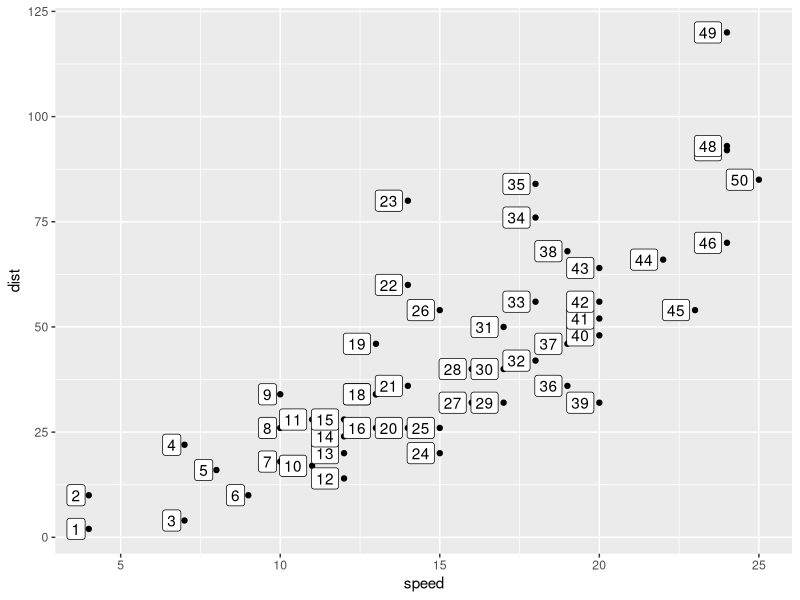
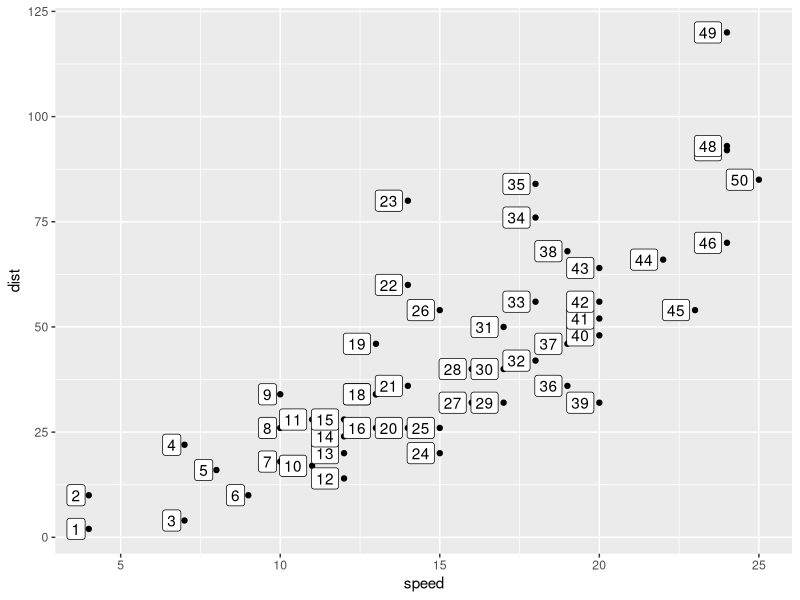
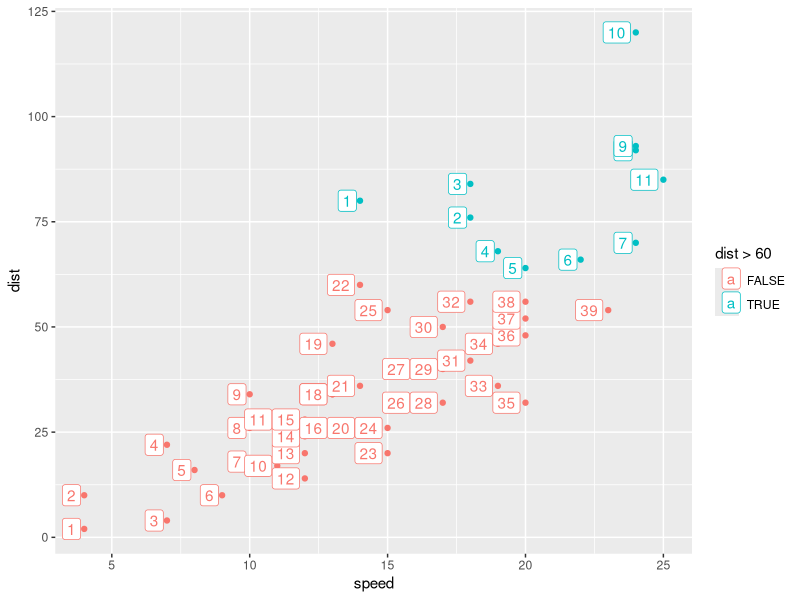
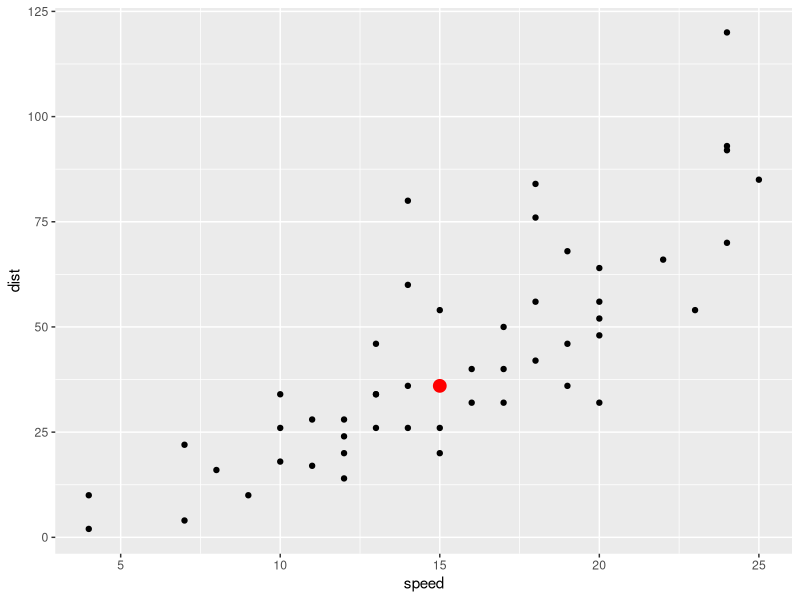
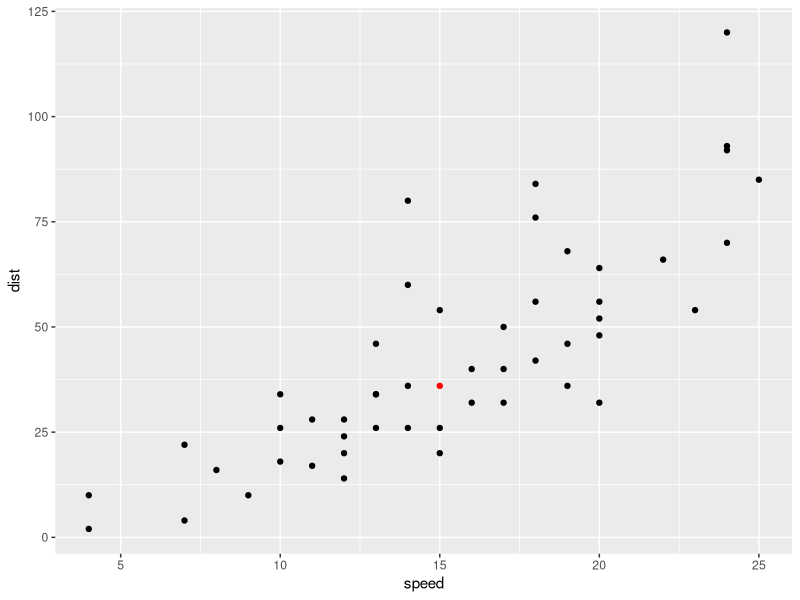
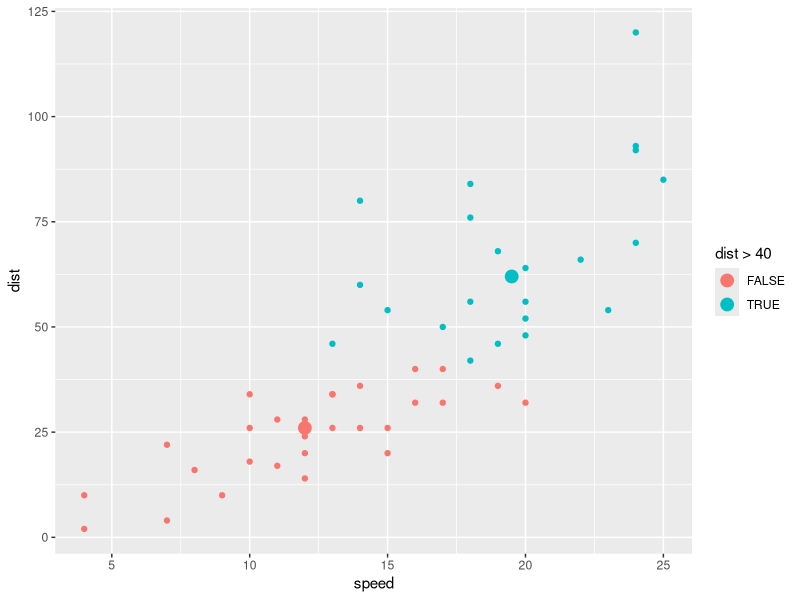
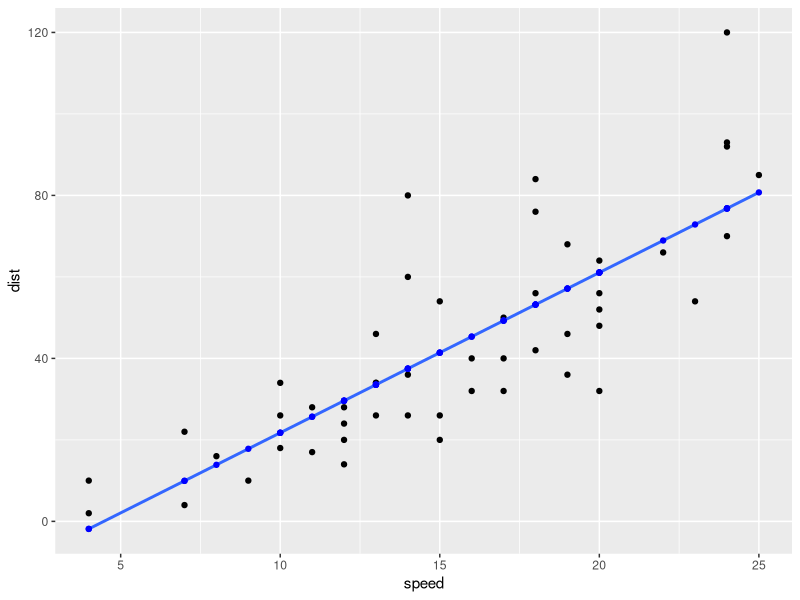
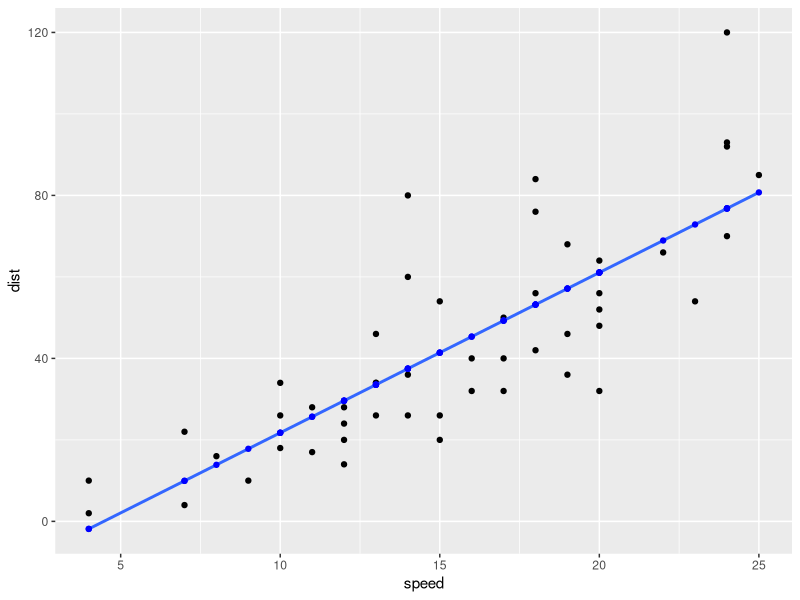

These figures' R source, in order:
## ---- chunk 1
knitr::opts_chunk$set(echo = TRUE, message = F, warning = F)
## ---- chunk 2
library(tidyverse)
cars %>% 
  mutate(id_number = row_number()) %>% 
  ggplot() + 
  aes(x = speed, y = dist) + 
  geom_point() + 
  geom_label(aes(label = id_number), 
             hjust = 1.2)
## ---- chunk 3
compute_group_row_number <- function(data, scales){
  
  data %>% 
    # add an additional column called label
    mutate(label = row_number())
  
}

# step 1b test the computation function 
cars %>% 
  # input must have required aesthetic inputs 
  rename(x = speed, y = dist) %>% 
  compute_group_row_number() %>% 
  head()
## ---- chunk 4
StatRownumber <- ggplot2::ggproto(`_class` = "StatRownumber",
                                  `_inherit` = ggplot2::Stat,
                                  required_aes = c("x", "y"),
                                  compute_group = compute_group_row_number)
## ---- chunk 5
geom_label_row_number <- function(mapping = NULL, data = NULL,
                           position = "identity", na.rm = FALSE,
                           show.legend = NA,
                           inherit.aes = TRUE, ...) {
  ggplot2::layer(
    stat = StatRownumber, # proto object from step 2
    geom = ggplot2::GeomLabel, # inherit other behavior
    data = data, 
    mapping = mapping,
    position = position, 
    show.legend = show.legend, 
    inherit.aes = inherit.aes,
    params = list(na.rm = na.rm, ...)
  )
}
## ---- chunk 6
cars %>% 
  ggplot() + 
  aes(x = speed, y = dist) + 
  geom_point() + 
  geom_label_row_number(hjust = 1.2) # function in action
## ---- chunk 7
last_plot() + 
  aes(color = dist > 60) # Computation is within group
## ---- chunk 8
paste0("(", 1, ", ",3., ")")
## ---- chunk 9
cars %>% 
  summarize(dist_median = median(dist),
            speed_median = median(speed)) ->
cars_medians

cars %>% 
  ggplot() + 
  aes(x = speed) + 
  aes(y = dist) + 
  geom_point() + 
  geom_point(data = cars_medians,
    color = "red", size = 4,
             aes(x = speed_median,
                 y = dist_median))
## ---- chunk 10
compute_group_xy_medians<- function(data, scales){
  data%>% 
    summarize(x = median(x),
            y = median(y)) ->
xy_medians
  xy_medians
}
cars%>%
  rename(x= speed, y=dist)%>%
  compute_group_xy_medians()
## ---- chunk 11
StatXYMedians<-ggplot2::ggproto(`_class` = "StatXYMedians",
                                  `_inherit` = ggplot2::Stat,
                                  required_aes = c("x", "y"),
                                  compute_group = compute_group_xy_medians)
## ---- chunk 12
geom_point_xy_medians <- function(mapping = NULL, data = NULL,
                           position = "identity", na.rm = FALSE,
                           show.legend = NA,
                           inherit.aes = TRUE, ...) {
  ggplot2::layer(
    stat = StatXYMedians, # proto object from step 2
    geom = ggplot2::GeomPoint, # inherit other behavior
    data = data, 
    mapping = mapping,
    position = position, 
    show.legend = show.legend, 
    inherit.aes = inherit.aes,
    params = list(na.rm = na.rm, ...)
  )
}
## ---- chunk 13
cars%>%
  ggplot()+
  aes(x=speed, y=dist)+
  geom_point()+
  geom_point_xy_medians(color= "red")
## ---- chunk 14
cars%>%
  ggplot()+
  aes(x=speed, y=dist, color= dist>40)+
  geom_point()+
  geom_point_xy_medians(size = 4)
## ---- chunk 15
model <- lm(formula = dist ~ speed, data = cars) 

cars %>% 
  mutate(fitted = model$fitted.values) ->
cars_w_fitted

cars %>% 
  ggplot() + 
  aes(x = speed, y = dist) +
  geom_point() + 
  geom_smooth(method = "lm", se = F) + 
  geom_point(data = cars_w_fitted,
             aes(y = fitted),
             color = "blue")
## ---- chunk 16
compute_group_lm_fitted<- function(data, scales){
  model<-lm(formula= y~x, data=data)
  data%>% 
    mutate(y=model$fitted.values)-> data_w_fitted
  data_w_fitted
}
cars%>%
  rename(x= speed, y=dist)%>%
  compute_group_lm_fitted()
## ---- chunk 17
StatLmFitted<-ggplot2::ggproto(`_class` = "StatLmFitted",
                                  `_inherit` = ggplot2::Stat,
                                  required_aes = c("x", "y"),
                                  compute_group = compute_group_lm_fitted)
## ---- chunk 18
geom_point_lm_fitted <- function(mapping = NULL, data = NULL,
                           position = "identity", na.rm = FALSE,
                           show.legend = NA,
                           inherit.aes = TRUE, ...) {
  ggplot2::layer(
    stat = StatLmFitted, # proto object from step 2
    geom = ggplot2::GeomPoint, # inherit other behavior
    data = data, 
    mapping = mapping,
    position = position, 
    show.legend = show.legend, 
    inherit.aes = inherit.aes,
    params = list(na.rm = na.rm, ...)
  )
}
## ---- chunk 19
cars %>% 
  ggplot() + 
  aes(x = speed, y = dist) +
  geom_point() + 
  geom_smooth(method="lm", se= F)+
  geom_point_lm_fitted(color="blue")
